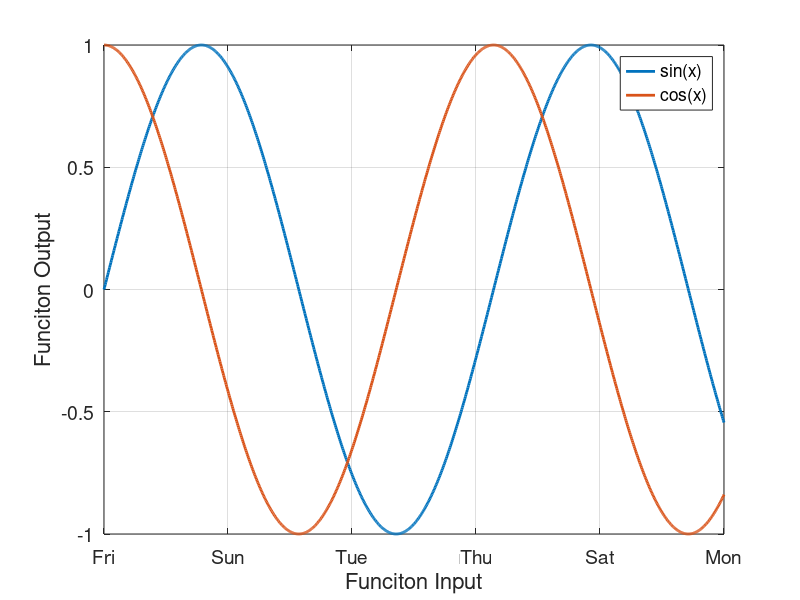

Here is the MATLAB script that generated this plot: (Note: this script raises an error after producing the figure.)
%% Scriting and Variables
%%% "%" symbol is for comments
%%% "%%" at the start of a line indicates a "cell" or chunk of code

%%% To run an individual cell, use "ctrl+enter"

%%% To run an individual line or highlighted code, highlight and hit "F9"

%%%Starting commands to clean up your matlab
clc %Clear command window
clear all %Clear workspace
close all %Close any stray figures

%%% Declaring variables - start with letter, but can include numbers after
%%% 1st character

%%% Note that you can overwrite existing functions as a variable, which
%%% will cut your access to the function unless you "clear all"
%%%
%%% For example, sum() adds array elements. If you however call a variable
%%% "sum = ...", the sum() function will not work

%%%Double array
a1 = 1

%%% "class()" function will tell you what a variable is
class(a1)

%%%Character array
a1 = 'abc'
class(a1)

%%%String array
a1 = "abc"
class(a1)

%%% Resetting workspace
clear all, clc
%%% Surpress outputs with ";"
a1 = 1;

%% Matrixies
%%% Empty out a1
a1 = [];
%%% conveitonal matirx notation: RxC --> R = row numbers, C = Column
%%% numbers. If hand coding a matrix, use ";" to indicate new row;

a1 = [1 2;3 4]

%%% OR just use a new line for each new row
a1 = [3 4
    1 2]

%%% Examine matrix components by using matrix location
a1(2,2)

%%%Other ways to build matricies - Vectors
a1 = 1:4 %%%Row vector
a1 = [1:4]' %%%Column vector using the transpose

%%% what if you want non-integer entries
a1 = 1:0.2:4

%%% Preallocaiton and other matrix functions
%%% zeros(m,n) / ones(m,n) make matricies of m rows, n columns full of
%%% zeors/ones
a1 = zeros(3,2)

a1 = -ones(3,2)

%%%If you need to dynamically find matrix dimmensions, use
%%%"size(var,dimension)" where var is the variable and dimension is if you
%%%want row #, of column # (1 = row, 2 = column). 

%%%DONT ENTER A DIMENSION IF YOU WANT BOTH
size(a1)
size(a1,1)
size(a1,2)

%%% The (1 = row, 2 = column) notation applies to other functions like min,
%%% max, std, etc.

%% Matrix Operations (adding, subtracting, multiplying, and dividing things)
clear all
a1 = 4;
a2 = 2;

%%% use different operators here (+,-,*,/)
a3 = a1 / a2

a1 = [1 2]
a2 = [3 4]

%%% Now retry these operators
clc
a3 = a1 / a2

%%% * & / give "unexpected" results because they are matrix operations
%%% * gives an error due to row/column disagreement (1x2)*(1x2)
a3 = a1 * a2'
%%% / gives the "right division"

%%% Now try .* and ./
a3 = a1 ./ a2

%% Logiacl operators
clear all
%%% you will likely come across cases where you need to check if certian
%%% conditions are met. Here you can use "logical operators"
%%% == : is equal?
%%% ~= : is not equal?
%%% >=, <=, greater than or equal, less than or equal?
%%% >, <, greater than, less than?

a1 = [1 2
    3 4
    5 6]

a1 == 3

a1 ~= 3

a1 >= 3

a1 > 3

%%% You can use these logical outputs as indicies
a1(a1 ~= 3)

%% Date functions
clear all
%%% Renewable energy models tend to depend on time resolved data sources.
%%% Special funcitons exist to handle time data types.
%%% Note different date data types: serial time stamp vs, time dector, vs
%%% string

%%% "datevec" converts a serial time stamp into a date vector
%%% [year, month, day, hour, minute, second]
a1 = datevec(700.378)

%%% "datenum" converts a date vector into a serial time stamp.
a2 = datenum(a1)


%%%Both functions work with time vectors or matrixies
a1 = datevec(7000:8000);
a2 = datenum(a1);

%% Loops
%%%in many instances, you will need to repeat the same or similar
%%%calculaitons numerous times.

%%% Each loop will need an initiator command (e.x. "for ...) and a
%%% terminating "end"

%%% for loops - execute commands at each defined instance
%%%For this example, lets evaluate a function y = ax + b
a = 54;
b = 65;

for i = 1:10
    y_if(i) = a*i + b;
end


%%% While loops - execute commands as long as a certian condition is met
%%% While loops are an easy way to get stuck in an infinate loop
i = 1;

while i <= 10
    y_while(i) = a*i + b;
    i = i + 1;
end

%% Nested loops
%%%Maybe you want to do multiple calculations across multiple axis - just
%%%be careful when recording outputs
for i = 1:10
    b = 65+i;
    for ii = 1:10
        y_nested(i,ii) = a*ii + b;
    end
end

%% Logic in loops
%%% Maybe you want to do certian calculations in a loop depending on
%%% paramaters
%%% USe if/elseif/else statements
for i = 1:10
    i
    if i == 2
        a1 = 2
    elseif i == 3
        a2 = 3
    elseif i == 4
        a3 = 4
    else
    end
    pause
end

%% General Plotting
%%%Generate some data to plot
x = [0:0.01:10];
y1 = sin(x); %%%Sin and cos are taking radian inputs and converting to trig. outputs. Use sind and cosd for degreee inputs
y2 = cos(x);

%%% there are numerous useful plotting tools in MAtlab. The first, most
%%% important one is simply "plot". These are the general commands I follow
%%% to build a plot

%%%First close all figures (if you want)
close all

%%%Open a new figure
figure
%%%Initiate a hold to plot multiple things
hold on
%%%Call plotting function
plot(x,y1,'LineWidth',2) %%% you can specify plotting parameters, line line width
plot(x,y2,'LineWidth',2)
grid on %%%Turn on grid inside the figure
box on %%% turn on box outline
set(gca,'FontSize',14) %%%Two things - 1st, "get current axis", or gca, to specify parameters,
%%% 2nd, once specified, set a property, like font size
ylabel('Funciton Output','FontSize',16) %%%Specify ylabel
xlabel('Funciton Input','FontSize',16) %%%Specify xlabel
legend('sin(x)','cos(x)') %%%Specify legend

%%%If the x data is a serial time input, use the following funciton to
%%%convert serial data to readible date info
datetick('x','ddd','keepticks')

%%%Terminate figure hold 
hold off

%% Functions
clc
%%%In many instances, you will need to evaluate complex functions - like
%%%Planks equation.


%%% first lets make a function with a variable x and parameter p
fun = @(x,p) p*(exp(-exp(-(x))) - x.*(1+x.^2));

x0 = 1;
%%%Find where this equation is zero
%%% fsolve(function,initial gues x0)
fsolve(@(x) fun(x,3),x0)

%%% numerically integrate the function
%%% integral(function,lower limit, upper limit)
integral(@(x) fun(x,3),0,10)


fun(1:10,3)

%%% Numerical differentiation / gradiant
%%%Finds the gradiant across an array
gradient(fun(1:10,3))
%% More Complex Funcitons
clc
%%%In other instances, you may have a system of equations that you want to
%%%solve
fun = @(x,p) [p*exp(-exp(-(x(1)+x(2)))) - x(2)*(1+x(1)^2)
    p*x(1)*cos(x(2)) + x(2)*sin(x(1)) - 0.5]
fun([10 10],1)

x0 = [1 2];
%%%Find where this equation is zero
%%% fsolve(function,initial gues x0)
[x,fval,exitflag,output,jacobian] = fsolve(@(x) fun(x,3),x0)

%% Adding a path
clc, clear all, close all
%%%add a path so that Matlab can find in files that are not in the current
%%%working direcoty or a directory already specified under "add path"
addpath('H:\Classes\MAE_219P\UCI_MAE219P_2023\Data')

%%% Old clunky reading method
data_xlsread = xlsread('82384_33.93_-118.22_2020.csv');

%%% Updated better method, spits out a "table" data type
data_readtable = readtable('82384_33.93_-118.22_2020.csv');

dni = table2array(data_readtable.DNI);